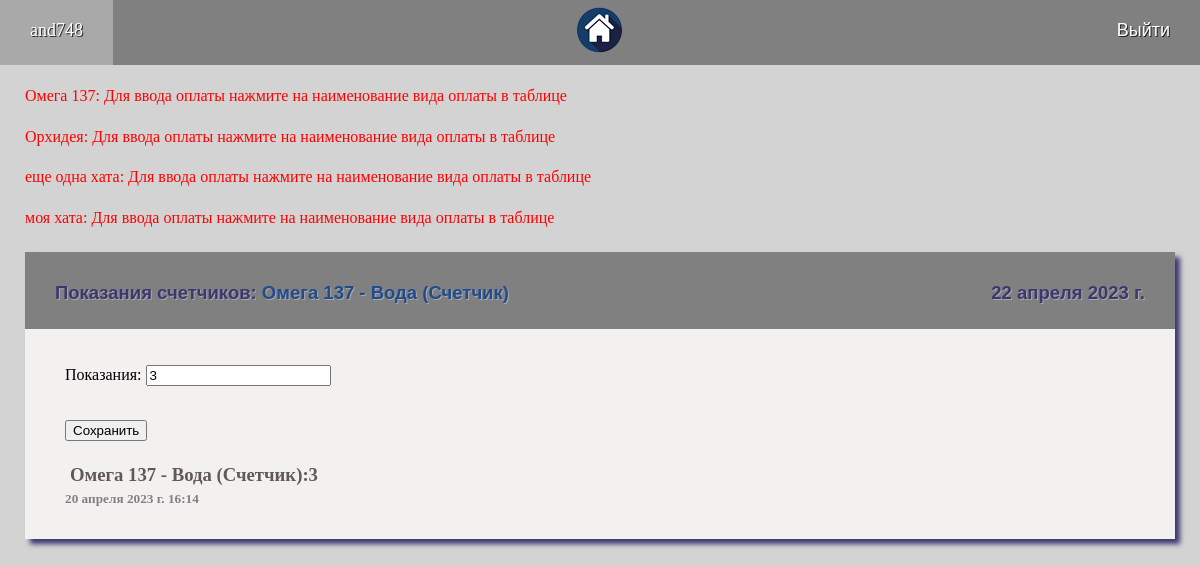
Page /counter/1/4/ (signed in) on the committed database.
### compay/models.py (models this page shows, shortened)
class Appartment(models.Model):
    NAME = 'Объекты'
    CT = [('counter', 'Счетчик'), ('tarif', 'Тариф')]
    name = models.CharField(max_length=50, unique=True, blank=False, verbose_name="Название объекта")
    adress = models.CharField(max_length=100, blank=True, verbose_name="Адрес объекта")
    belong = models.ForeignKey(settings.AUTH_USER_MODEL, default='admin', on_delete=models.CASCADE, verbose_name="Принадлежит")
    created = models.DateTimeField(auto_now_add=True, verbose_name="Дата создания")
    electricity = models.BooleanField(default=False, verbose_name="Электричество")
    el_is_counter = models.CharField(choices=CT, max_length=50, default='tarif', blank=False, verbose_name="Расчет по")
    el_counter_discrete = models.BooleanField(default=False, verbose_name="Тариф зависит от потребления (Да/Нет)")
    el_night = models.BooleanField(default=False, verbose_name="Счетчик день-ночь (Да/Нет)")
    water = models.BooleanField(default=False, verbose_name="Вода")
    wat_is_counter = models.CharField(choices=CT, max_length=50, default='tarif', blank=False, verbose_name="Расчет по")
    gas = models.BooleanField(default=False, verbose_name="Газ")
    gas_is_counter = models.CharField(choices=CT, max_length=50, default='tarif', blank=False, verbose_name="Расчет по")
    kv = models.BooleanField(default=False, verbose_name="Квартплата")
    tbo = models.BooleanField(default=False, verbose_name="ТБО")
    domofon = models.BooleanField(default=False, verbose_name="Домофон")
    inet = models.BooleanField(default=False, verbose_name="Интернет")
    other = models.BooleanField(default=False, verbose_name="Другой платеж")
    class Meta:
        verbose_name = 'Объект'
        verbose_name_plural = 'Объекты'
        ordering = ['name']
    def __init__(self, *args, **kwargs):    # Новый блок кода! Инит с условием!
        super(Appartment, self).__init__(*args, **kwargs)
        if self.el_is_counter == 'tarif':
            self.el_night = False
            self.el_counter_discrete = False  # Конец нового блока кода! Инит с условием!
    def __str__(self):
        return self.name

class Item(models.Model):
    LST = [('electricity', 'Электричество'), ('water', 'Вода'), ('gas', 'Газ'), ('kv', 'Квартплата'),
           ('tbo', 'ТБО'), ('domofon', 'Домофон'), ('inet', 'Интернет'), ('other', 'Другой вид оплаты')]
    CT = [('counter', 'Счетчик'), ('tarif', 'Тариф'), ('day', 'Счетчик День'),
          ('night', 'Счетчик Ночь'), ('total', 'Итого')]
    item_name = models.CharField(choices=LST, max_length=50, blank=False, verbose_name="Предмет расчета")
    is_counter = models.CharField(choices=CT, max_length=50, default='tarif', blank=False, verbose_name="Расчет")
    created = models.DateTimeField(auto_now_add=True, verbose_name="Дата создания")
    active = models.BooleanField(default=True, verbose_name="Активный")
    app = models.ForeignKey('Appartment', on_delete=models.CASCADE, verbose_name="Объект")
    class Meta:
        verbose_name = 'Конфигурация объекта'
        verbose_name_plural = 'Конфигурации объектов'
        ordering = ['id']
    def __str__(self):
        for k, v in self.LST:
            if k == self.item_name:
                name = v
        return str(self.app) + ' - ' + name + " (" + str(self.get_is_counter_display()) + ')'

class Counter(models.Model):
    NAME = 'Показания счетчика'
    LST = [('electricity', 'Электричество'), ('water', 'Вода'), ('gas', 'Газ')]
    TYPE = [('counter', 'Однотарифный'), ('day', 'День'), ('night', 'Ночь')]
    COUNTER_UNITS = [('ед.', 'ед.'), ('м3', 'м3'), ('тыс.м3', 'тыс.м3'), ('кВт', 'кВт')]
    type = models.CharField(choices=TYPE, default='flat', max_length=15, blank=False, verbose_name="Тип счетчика")
    value = models.PositiveIntegerField(blank=False, verbose_name='Показания')
    unit = models.CharField(choices=COUNTER_UNITS, default='ед.', max_length=15, blank=True, verbose_name="Ед.изм.")
    previous = models.PositiveIntegerField(blank=True, default=0, verbose_name='Предыдущие показания')
    created = models.DateTimeField(auto_now_add=True, verbose_name="Дата ввода показаний")
    updated = models.DateTimeField(auto_now=True, verbose_name="Дата изменения")
    item = models.ForeignKey('Item', on_delete=models.CASCADE, verbose_name="Предмет расчета")
    class Meta:
        verbose_name = 'Показания счетчика'
        verbose_name_plural = 'Показания счетчиков'
        ordering = ['-created']
    def __init__(self, *args, **kwargs):
        super(Counter, self).__init__(*args, **kwargs)
        if 'Вода' in str(self.item).split():
            self.unit = 'м3'
        elif 'Электричество' in str(self.item).split():
            self.unit = 'кВт'
        elif 'Газ' in str(self.item).split():
            self.unit = 'тыс.м3'
        if self.value < self.previous:
            self.value = self.previous
    def __str__(self):
        return str(self.item)

### compay/views.py (the view)
# urls.py: path('counter/<int:app_selected>/<int:item_selected>/', counter, name='counter'),
@login_required
def counter(request, app_selected, item_selected):
    global msgs, LST, month, date
    clean_msgs()
    item = Item.objects.get(pk=item_selected)
    counters = Counter.objects.filter(item=item_selected).order_by('-created')[:2]
    if not counters:
        obj = 'Пока тут нет записей'
        counter = Counter(item=item, type=item.is_counter)
    else:
        obj = ''
        if counters[0].created.month == date.month:
            counter = counters[0]
        else:
            counter = Counter.create(item=counters[0].item, type=counters[0].type,
                                     value=counters[0].value, previous=counters[0].value)
    if request.method == 'POST':
        form = CounterForm(request.POST, instance=counter)
        if form.is_valid():
            form.save()
            return redirect('counters', app_selected)
        else:
            msgs.append(dict(key=str(item) + ' Error', text='Ошибка ввода данных!',
                             description='Error'))
    else:
        form = CounterForm(instance=counter)
    context = {'title': 'Показания счетчиков: ', 'menu': menu, 'msgs': msgs, 'obj': obj,
               'item': item, 'app_selected': app_selected, 'item_selected': item_selected,
               'counter_list': counters, 'form': form, 'date': date}
    return render(request, 'compay/counter.html', context)

### compay/forms.py
class CounterForm(forms.ModelForm):
    class Meta:
        model = Counter
        fields = ['value']
        widgets = {}

### compay/views.py (called while the page is built)
def clean_msgs(msg_to_clean=None):
    global msgs
    msgs_clean_list = ['Error']
    msgs_clean_list.append(msg_to_clean)
    for i in range(3):
        for msg in msgs:
            if msg['description'] in msgs_clean_list:
                msgs.remove(msg)

### compay/templates/compay/counter.html (shortened to what this page needs)
{% extends 'compay/base.html' %}
{% block content %}
<div class="main">
    <div class="title">
        <div>{{ title }}<a href="{% url 'counters' item.app_id %}" class="links">{{ item }}</a></div>
        <div>{{ date }}</div>
    </div>
    <div class="window">
        <div class="">
        {% if form %}
                <form action="{% url 'counter' app_selected item_selected %} " method='POST'>
                        <p>{{ form }}</p>
                    <br>
                    <button type="submit">Сохранить</button>
                    <br><br>
                </form>
        {% endif %}
        {% for counter in counter_list %}
            <h3 class="text">{{ counter }}:{{ counter.value }}</h3>
            <h5 class="date">{{ counter.created }}</h5>
        {% endfor %}
        </div>
    </div>
</div>
{% endblock %}

### compay/templates/compay/base.html (shortened to what this page needs)
<!DOCTYPE html>
<html>
{% load static %}
<head>
	<link type="text/css" href="{% static 'compay/css/styles.css' %}" rel="stylesheet" />
</head>
<body>
{% block mainmenu %}
		<div class="menu">
		{% if request.user.is_authenticated %}
			<a href="{% url 'home' %}" class="menu_link">{{ user.username }}</a>
			<a href="{% url 'home' %}" class="menu_link_img"><img src="{% static 'compay/images/dom.png' %}" alt="Logo"></a>
			<form action="{% url 'logout_user' %}" method="POST">
				<button type="submit" class="menu_link but">Выйти</button>
			</form>
		{% else %}
			<a href="{% url 'login' %}" class="menu_link">Войти</a>
			<div><img src="{% static 'compay/images/dom.png' %}" alt="Logo"></div>
			<a href="{% url 'register' %}" class="menu_link">Регистрация</a>
		{% endif %}
		</div>
{% endblock mainmenu %}
{% block msg %}
	<div class="alert">
	{% for msg in msgs %}
			<p>{{ msg.key }}: {{ msg.text }}</p>
	{% endfor %}
	</div>
{% endblock msg %}
<div class="content">
{% block content %}
{% endblock %}
</div>
</body>
</html>

### compay/static/compay/css/styles.css (style rules this page uses)
html, body { background-color: lightgrey; margin: 0; }
h3 { color: #615959; }
.content { padding: 25px; }
.title { display: flex; justify-content: space-between; font-family: 'Arial'; font-size: 18.5px; color: #3b386f; background-color: grey; padding: 30px 30px 25px 30px; margin: 0px; text-shadow: 1px 1px darkgrey; font-weight: bold; }
.alert { color: red; padding-left: 25px; }
.alert p { margin-top: 1.4rem; margin-bottom: 0; }
.menu { display: flex; justify-content: space-between; background-color: grey; font-size:18px; padding: 0px; }
.menu_link_img { padding: 5px 30px; }
.menu_link { color: white; text-decoration: none; text-shadow: 1px 1px #292222; padding: 20px 30px; }
.but { background-color: grey; border-width: 0; font-size: 18px; cursor: pointer; }
.links { text-decoration: none; color: #224b8c; transition: font-size 0.2s; }
.main { background-color: #f3f0f0; box-shadow: 5px 5px 5px #3b386f; }
.window { display: flex; justify-content: space-between; padding: 0px 40px 20px 40px; }
.text { margin: 5px; word-wrap: break-word; }
.date { color: grey; margin: 0px; padding-bottom: 12px; }

### rows in the picture
Appartment: key "Омега 137", text "Для ввода оплаты нажмите на наименование вида оплаты в таблице"
Appartment: key "Орхидея", text "Для ввода оплаты нажмите на наименование вида оплаты в таблице"
Appartment: key "еще одна хата", text "Для ввода оплаты нажмите на наименование вида оплаты в таблице"
Appartment: key "моя хата", text "Для ввода оплаты нажмите на наименование вида оплаты в таблице"
Item: item_name+app+is_counter "Омега 137 - Вода (Счетчик)"
Counter: value "3", item.is_counter "Омега 137 - Вода (Счетчик)", created "20 апреля 2023 г. 16:14"

### other values in the picture
{{ user.username }} "and748"
{{ title }} "Показания счетчиков:"
{{ date }} "22 апреля 2023 г."
